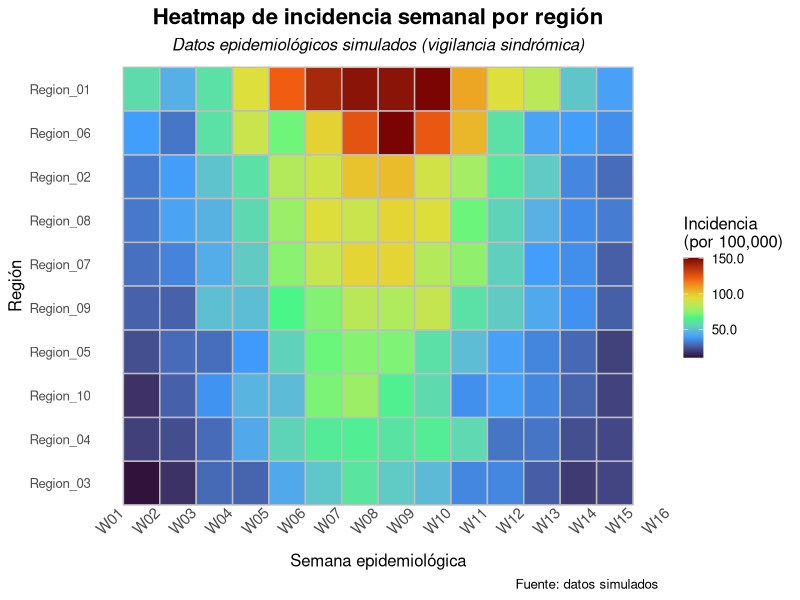

Source code (R):
# Universidad Estatal a Distancia
# Carrera de Sistemas de Información en Salud
# 03576-3-2026 Investigación en Sistemas de Información en Salud II
# Práctica Formativa U2. Gráfico tipo mapa de calor o Heatmap
# Programador: Lic. Iván M. Rodríguez Soriano
# Versión: 1.0 (2026/02/28)
###################################################################
#Modificaciones por
#Estudiante: Alina Elizondo Sánchez
###################################################################

# Instalación (si hace falta) y carga de paquetes
# tidyverse: manipulación y visualización de datos (ggplot2, dplyr, tidyr, etc.)
# scales: formato de etiquetas (porcentajes, moneda, escalas)
# lubridate: manejo de fechas y horas
# viridis: paleta de colores

packages <- c("tidyverse", "lubridate", "scales", "viridis")

to_install <- packages[!packages %in% installed.packages()[, "Package"]]
if (length(to_install)) install.packages(to_install, dependencies = TRUE)

library(tidyverse)
library(scales)
library(lubridate)

# Generación de datos simulados
set.seed(123) # reproducibilidad

# Parámetros para el mapa de calor (cruce de región por semana)
n_regiones <- 10
n_semanas  <- 14
edad_levels <- c("0-14", "15-39", "40-64", "65+")

regiones <- paste0("Region_", str_pad(1:n_regiones, 2, pad = "0"))

# Generar semanas (usamos lunes como inicio para agrupar)
fecha_inicio <- as.Date("2025-01-06") # lunes
semanas <- seq.Date(from = fecha_inicio, by = "week", length.out = n_semanas)

# Definimos la población por región (este dato es fijo por región)
poblacion_region <- tibble(
  region = regiones,
  poblacion = round(runif(n_regiones, min = 50000, max = 350000))
)

# Efecto regional (riesgo relativo): algunas regiones más "calientes"
efecto_region <- tibble(
  region = regiones,
  rr_region = exp(rnorm(n_regiones, mean = 0, sd = 0.35))
)

# Efecto por edad (mayor riesgo en mayores, por ejemplo)
efecto_edad <- tibble(
  edad = factor(edad_levels, levels = edad_levels),
  rr_edad = c(0.7, 1.0, 1.2, 1.8)
)

# Estacionalidad: pico hacia el centro del periodo
# (curva tipo campana sobre semanas)
idx <- 1:n_semanas
season <- tibble(
  semana = semanas,
  rr_season = 0.6 + 1.6 * dnorm(idx, mean = (n_semanas+1)/2, sd = n_semanas/5)
  / max(dnorm(idx, mean=(n_semanas+1)/2, sd=n_semanas/5))
)

# Base de simulación por región-semana-edad
base <- expand_grid(
  region = regiones,
  semana = semanas,
  edad = factor(edad_levels, levels = edad_levels)
) %>%
  left_join(poblacion_region, by = "region") %>%
  left_join(efecto_region, by = "region") %>%
  left_join(efecto_edad, by = "edad") %>%
  left_join(season, by = "semana")

# Tasa base semanal (por persona) ~ ajustable
tasa_base <- 8 / 100000  # 8 por 100k por semana como baseline

# Media esperada de casos (lambda Poisson)
sim <- base %>%
  mutate(
    lambda = poblacion * tasa_base * rr_region * rr_edad * rr_season,
    casos  = rpois(n(), lambda = lambda)
  )

# Agregar por región-semana (sumando edades)
agg <- sim %>%
  group_by(region, semana) %>%
  summarise(
    casos = sum(casos),
    poblacion = first(poblacion),
    .groups = "drop"
  ) %>%
  mutate(
    incidencia_100k = (casos / poblacion) * 100000,
    semana_label = paste0("W", isoweek(semana))
  )

# Ordenar regiones por incidencia total (para un heatmap más informativo)
orden_regiones <- agg %>%
  group_by(region) %>%
  summarise(total = sum(incidencia_100k), .groups = "drop") %>%
  arrange(total) %>%
  pull(region)

agg <- agg %>%
  mutate(region = factor(region, levels = orden_regiones))

# Construimos el gráfico de mapa de calor o heatmap
ggplot(agg, aes(x = semana, y = region, fill = incidencia_100k)) +
  geom_tile(color = "gray", linewidth = 0.5) +
  scale_fill_viridis_c(
    option = "H",# Cambio a Virilis H
    end = 1,
    labels = label_number(accuracy = 0.1),
    name = "Incidencia\n(por 100,000)"
  ) +
  guides(fill = guide_colourbar(barwidth = 1, barheight = 5))+ #Ancho y alto de la leyenda
  scale_x_date(date_breaks = "1 week", date_labels = "W%V") +
  labs(
    title = "Heatmap de incidencia semanal por región",
    subtitle = "Datos epidemiológicos simulados (vigilancia sindrómica)",
    x = "Semana epidemiológica",
    y = "Región",
    caption = "Fuente: datos simulados"
  ) +
  theme_minimal(base_size = 12) +
  theme(
    plot.title = element_text(hjust= 0.5, face= "bold", size= 16), # Cambio de formato del titulo
    plot.subtitle = element_text(hjust= 0.5, face= "italic", size= 12), # y subtitulo
    axis.text.x = element_text(angle = 45, hjust = 0.5, size= 11),
    panel.grid = element_blank()
  )
